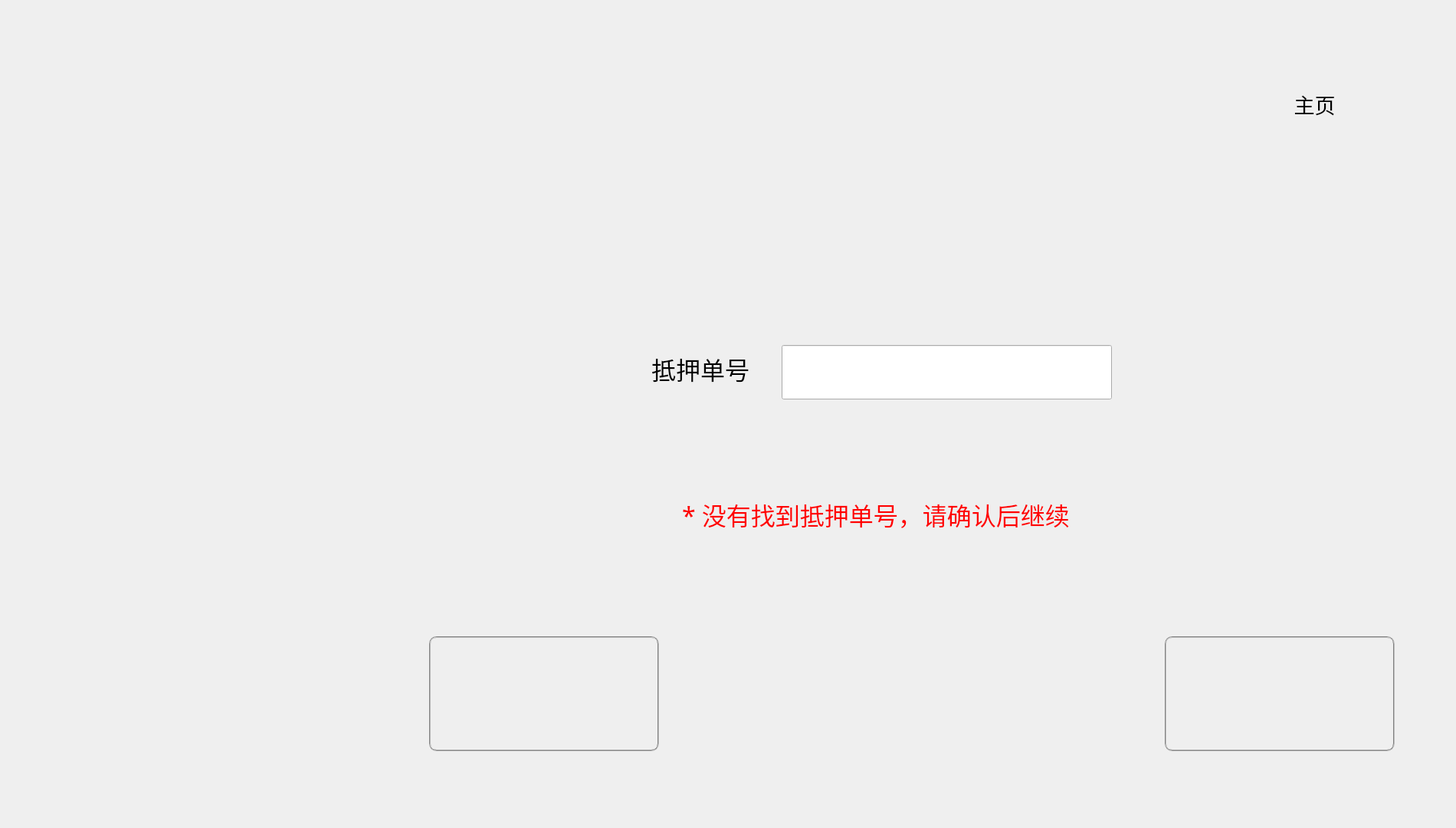
<?xml version="1.0" encoding="UTF-8"?>
<ui version="4.0">
 <class>mortgageCheck</class>
 <widget class="BaseDialog" name="mortgageCheck">
  <property name="geometry">
   <rect>
    <x>0</x>
    <y>0</y>
    <width>1900</width>
    <height>1080</height>
   </rect>
  </property>
  <property name="windowTitle">
   <string>mortgageCheck</string>
  </property>
  <widget class="QPushButton" name="pBtnGohome">
   <property name="geometry">
    <rect>
     <x>1600</x>
     <y>90</y>
     <width>231</width>
     <height>91</height>
    </rect>
   </property>
   <property name="font">
    <font>
     <family>黑体</family>
     <pointsize>20</pointsize>
    </font>
   </property>
   <property name="styleSheet">
    <string notr="true">border:0px groove gray;border-radius:10px;
background-image: url(:/Resources/Images/btn.png);
</string>
   </property>
   <property name="text">
    <string>主页</string>
   </property>
   <property name="icon">
    <iconset resource="drivingmanage.qrc">
     <normaloff>:/Resources/Images/主页.png</normaloff>:/Resources/Images/主页.png</iconset>
   </property>
   <property name="iconSize">
    <size>
     <width>71</width>
     <height>92</height>
    </size>
   </property>
   <property name="flat">
    <bool>true</bool>
   </property>
  </widget>
  <widget class="QLineEdit" name="lineEdit">
   <property name="geometry">
    <rect>
     <x>1020</x>
     <y>450</y>
     <width>431</width>
     <height>71</height>
    </rect>
   </property>
   <property name="font">
    <font>
     <family>微软雅黑</family>
     <pointsize>28</pointsize>
    </font>
   </property>
   <property name="text">
    <string/>
   </property>
  </widget>
  <widget class="QPushButton" name="pBtnDone">
   <property name="geometry">
    <rect>
     <x>1520</x>
     <y>830</y>
     <width>300</width>
     <height>150</height>
    </rect>
   </property>
   <property name="font">
    <font>
     <pointsize>22</pointsize>
    </font>
   </property>
   <property name="styleSheet">
    <string notr="true">border:2px groove gray;border-radius:10px;padding:2px 4px;
border-image: url(:/Resources/Images/confirmon.png);</string>
   </property>
   <property name="text">
    <string/>
   </property>
  </widget>
  <widget class="QPushButton" name="pBtnHomepage">
   <property name="geometry">
    <rect>
     <x>560</x>
     <y>830</y>
     <width>300</width>
     <height>150</height>
    </rect>
   </property>
   <property name="font">
    <font>
     <family>Algerian</family>
     <pointsize>22</pointsize>
    </font>
   </property>
   <property name="styleSheet">
    <string notr="true">border:2px groove gray;border-radius:10px;padding:2px 4px;
border-image: url(:/Resources/Images/cancelon.png);</string>
   </property>
   <property name="text">
    <string/>
   </property>
  </widget>
  <widget class="QLabel" name="label">
   <property name="geometry">
    <rect>
     <x>850</x>
     <y>430</y>
     <width>201</width>
     <height>101</height>
    </rect>
   </property>
   <property name="font">
    <font>
     <family>微软雅黑</family>
     <pointsize>24</pointsize>
    </font>
   </property>
   <property name="text">
    <string>抵押单号</string>
   </property>
  </widget>
  <widget class="QLabel" name="label_2">
   <property name="geometry">
    <rect>
     <x>890</x>
     <y>620</y>
     <width>601</width>
     <height>101</height>
    </rect>
   </property>
   <property name="font">
    <font>
     <family>微软雅黑</family>
     <pointsize>24</pointsize>
    </font>
   </property>
   <property name="styleSheet">
    <string notr="true">color: rgb(255, 0, 0);</string>
   </property>
   <property name="text">
    <string>* 没有找到抵押单号，请确认后继续</string>
   </property>
  </widget>
 </widget>
 <layoutdefault spacing="6" margin="11"/>
 <customwidgets>
  <customwidget>
   <class>BaseDialog</class>
   <extends>QWidget</extends>
   <header>basedialog.h</header>
   <container>1</container>
  </customwidget>
 </customwidgets>
 <resources>
  <include location="drivingmanage.qrc"/>
 </resources>
 <connections/>
</ui>
